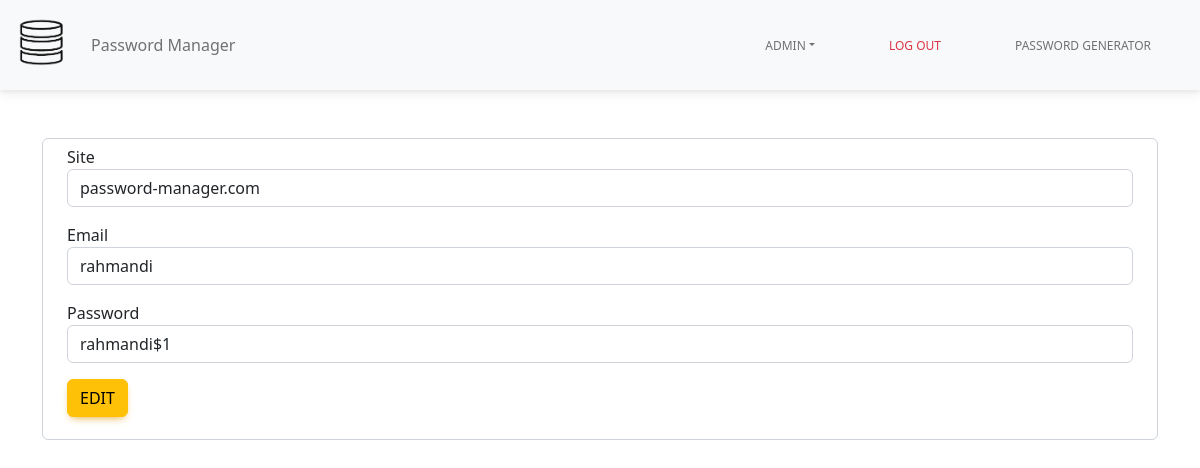
Page /edit/10 (signed in) on the committed database.
### tables this page shows
CREATE TABLE "content" (
	"id"	INTEGER,
	"password_site"	TEXT,
	"site"	TEXT,
	"username_site"	TEXT,
	"user_id"	INTEGER,
	PRIMARY KEY("id" AUTOINCREMENT),
	FOREIGN KEY("user_id") REFERENCES "users"("id")
);

### controller/home.py (the view)
@ home.route('/edit/<id>', methods=['POST', 'GET'])
def edit(id):
    content = get_content_by_id(id)
    error = ''
    if request.method == 'POST':
        pass
    return render_template('edit.html', id=id, content=content)

### db.py (called while the page is built)
def db_connection():
    db = getattr(g, '_database', None)
    if db is None:
        db = g._database = sqlite3.connect(DATABASE)
        return db

### services/home.py (called while the page is built)
def get_content_by_id(id):
    db = db_connection()
    cur = db.cursor()
    cur.execute('SELECT * FROM content WHERE id = ?', (id,))
    content = cur.fetchone()
    cur.close()
    db.close()
    return content

### templates/edit.html (shortened to what this page needs)
{% extends 'base.html' %}
{% block body %}
<div class="container">
    <form action="" class="form-control mt-5">
        {% if content %}
        <div class="container mb-3">
            <span>Site</span>
            <input type="text" name="site" value="{{content[2]}}" class="form-control">
        </div>
        <div class="container mb-3">
            <span>Email</span>
            <input type="text" name="email" value="{{content[3]}}" class="form-control">
        </div>
        <div class="container mb-3">
            <span>Password</span>
            <input type="text" name="password" value="{{content[1]}}" class="form-control">
        </div>
        <div class="container mb-3">
            <input type="submit" value="Edit" class="btn btn-warning">
        </div>
        {% endif %}
    </form>
</div>
{% endblock %}

### rows in the picture
content: site "password-manager.com", email "rahmandi", password "rahmandi$1"

### other values in the picture
{{ session.get('username') }} "ADMIN"
